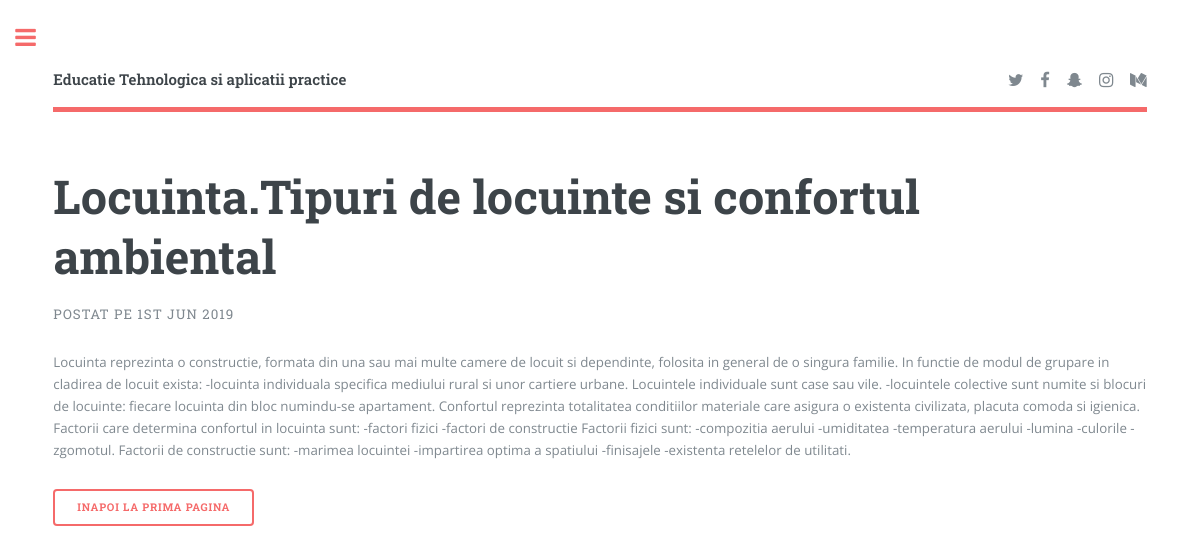
The page /viewpost3.php?id=2 on the database its author committed.
### tables this page shows
CREATE TABLE `clasavi` (
  `id` int(11) unsigned NOT NULL AUTO_INCREMENT,
  `titlu` varchar(255) DEFAULT NULL,
  `descr` text,
  `data_postare` datetime DEFAULT NULL,
  PRIMARY KEY (`id`)
);

### viewpost3.php (the view, shortened to what this page needs)
<?php require('include/config.php');
$stmt = $conn->prepare('SELECT id, titlu, descr, data_postare FROM clasavi WHERE id = :id');
$stmt->execute(array(':id' => $_GET['id']));
$row = $stmt->fetch();
?>
<!DOCTYPE HTML>
<html>
	<head>
        <link href="https://stackpath.bootstrapcdn.com/font-awesome/4.7.0/css/font-awesome.min.css" rel="stylesheet">
		<link rel="stylesheet" href="css/main.css" />
	</head>
	<body class="is-preload">
			<div id="wrapper">
					<div id="main">
						<div class="inner">
							<?php include("include/header.php");?>
								<section>
									<?php
										echo '<div class="content">';
										    echo '<header>';
												echo '<h1>'.$row['titlu'].'</h1>';
												echo '<p>Postat pe '.date('jS M Y', strtotime($row['data_postare'])).'</p>';
											echo '</header>';
											echo '<p>'.$row['descr'].'</p>';
											echo '<ul class="actions">';
												echo '<li><a href="index.php" class="button big">Inapoi la prima pagina</a><li>';
											echo '</ul>';
										echo '</div>';
									?>
								</section>
						</div>
					</div>
			</div>
	</body>
</html>

### css/main.css (style rules this page uses)
html, body, div, span, applet, object, iframe, h1, h2, h3, h4, h5, h6, p, blockquote, pre, a, abbr, acronym, address, big, cite, code, del, dfn, em, img, ins, kbd, q, s, samp, small, strike, strong, sub, sup, tt, var, b, u, i, center, dl, dt, dd, ol, ul, li, fieldset, form, label, legend, table, caption, tbody, tfoot, thead, tr, th, td, article, aside, canvas, details, embed, figure, figcaption, footer, header, hgroup, menu, nav, output, ruby, section, summary, time, mark, audio, video { margin: 0; padding: 0; border: 0; font-size: 100%; font: inherit; vertical-align: baseline; }
article, aside, details, figcaption, figure, footer, header, hgroup, menu, nav, section { display: block; }
body { line-height: 1; }
ol, ul { list-style: none; }
body { -webkit-text-size-adjust: none; }
body { -ms-overflow-style: scrollbar; }
html { box-sizing: border-box; }
*, *:before, *:after { box-sizing: inherit; }
body { background: #ffffff; }
body, input, select, textarea { color: #7f888f; font-family: "Open Sans", sans-serif; font-size: 13pt; font-weight: 400; line-height: 1.65; }
@media screen and (max-width: 1680px) { body, input, select, textarea { font-size: 11pt; } }
@media screen and (max-width: 1280px) { body, input, select, textarea { font-size: 10pt; } }
a { -moz-transition: color 0.2s ease-in-out, border-bottom-color 0.2s ease-in-out; -webkit-transition: color 0.2s ease-in-out, border-bottom-color 0.2s ease-in-out; -ms-transition: color 0.2s ease-in-out, border-bottom-color 0.2s ease-in-out; transition: color 0.2s ease-in-out, border-bottom-color 0.2s ease-in-out; border-bottom: dotted 1px; color: #f56a6a; text-decoration: none; }
p { margin: 0 0 2em 0; }
h1, h2, h3, h4, h5, h6 { color: #3d4449; font-family: "Roboto Slab", serif; font-weight: 700; line-height: 1.5; margin: 0 0 1em 0; }
h1 { font-size: 4em; margin: 0 0 0.5em 0; line-height: 1.3; }
@media screen and (max-width: 1680px) { h1 { font-size: 3.5em; } }
header p { font-family: "Roboto Slab", serif; font-size: 1em; font-weight: 400; letter-spacing: 0.075em; margin-top: -0.5em; text-transform: uppercase; }
ul { list-style: disc; margin: 0 0 2em 0; padding-left: 1em; }
ul li { padding-left: 0.5em; }
ul.actions { display: -moz-flex; display: -webkit-flex; display: -ms-flex; display: flex; cursor: default; list-style: none; margin-left: -1em; padding-left: 0; }
ul.actions li { padding: 0 0 0 1em; vertical-align: middle; }
input[type="submit"], input[type="reset"], input[type="button"], button, .button { -moz-appearance: none; -webkit-appearance: none; -ms-appearance: none; appearance: none; -moz-transition: background-color 0.2s ease-in-out, color 0.2s ease-in-out; -webkit-transition: background-color 0.2s ease-in-out, color 0.2s ease-in-out; -ms-transition: background-color 0.2s ease-in-out, color 0.2s ease-in-out; transition: background-color 0.2s ease-in-out, color 0.2s ease-in-out; background-color: transparent; border-radius: 0.375em; border: 0; box-shadow: inset 0 0 0 2px #f56a6a; color: #f56a6a !important; cursor: pointer; display: inline-block; font-family: "Roboto Slab", serif; font-size: 0.8em; font-weight: 700; height: 3.5em; letter-spacing: 0.075em; line-height: 3.5em; padding: 0 2.25em; text-align: center; text-decoration: none; text-transform: uppercase; white-space: nowrap; }
#wrapper { display: -moz-flex; display: -webkit-flex; display: -ms-flex; display: flex; -moz-flex-direction: row-reverse; -webkit-flex-direction: row-reverse; -ms-flex-direction: row-reverse; flex-direction: row-reverse; min-height: 100vh; }
#main { -moz-flex-grow: 1; -webkit-flex-grow: 1; -ms-flex-grow: 1; flex-grow: 1; -moz-flex-shrink: 1; -webkit-flex-shrink: 1; -ms-flex-shrink: 1; flex-shrink: 1; width: 100%; }
#main > .inner { padding: 0 6em 0.1em 6em ; margin: 0 auto; max-width: 110em; }
#main > .inner > section { padding: 6em 0 4em 0 ; border-top: solid 2px rgba(210, 215, 217, 0.75); }
#main > .inner > section:first-of-type { border-top: 0 !important; }
@media screen and (max-width: 1680px) { #main > .inner { padding: 0 5em 0.1em 5em ; } }
@media screen and (max-width: 1680px) { #main > .inner > section { padding: 5em 0 3em 0 ; } }
@media screen and (max-width: 1280px) { #main > .inner { padding: 0 4em 0.1em 4em ; } }
@media screen and (max-width: 1280px) { #main > .inner > section { padding: 4em 0 2em 0 ; } }

### rows shown on the page
clasavi: titlu "Locuinta.Tipuri de locuinte si confortul ambiental", data_postare "1ST JUN 2019", descr "Locuinta reprezinta o constructie, formata din una sau mai multe camere de locuit si dependinte, folosita in general de o singura familie. In functie de modul de grupare in cladirea de locuit exista: -locuinta individuala specifica mediului rural si unor cartiere urbane. Locuintele individuale sunt case sau vile. -locuintele colective sunt numite si blocuri de locuinte: fiecare locuinta din bloc numindu-se apartament. Confortul reprezinta totalitatea conditiilor materiale care asigura o existenta civilizata, placuta comoda si igienica. Factorii care determina confortul in locuinta sunt: -factori fizici -factori de constructie Factorii fizici sunt: -compozitia aerului -umiditatea…"
